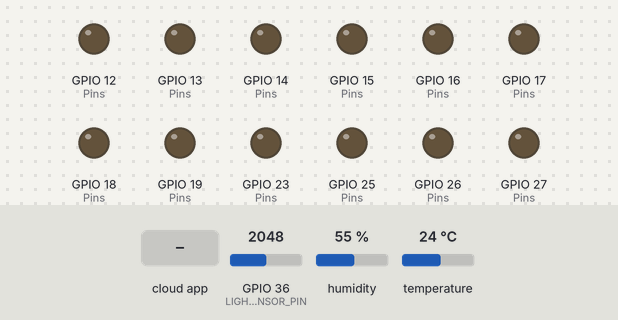
Bench run of a sketch on a simulated ESP32. Parts: output pins drawn as LEDs (lit = HIGH). The test bench sets the inputs (shaded band); at power-on: GPIO 36 (LIGHT_SENSOR_PIN) = 2048, humidity 55 %, temperature 24 °C. WiFi joins after 1.5 s; servers stay silent unless stated; the Firebase database answers and starts empty; what the sketch prints to the serial monitor is not drawn.

Above: at 8.1 s.
8.2 s: the phone or cloud app sets Device1 to 1
At 9.5 s:
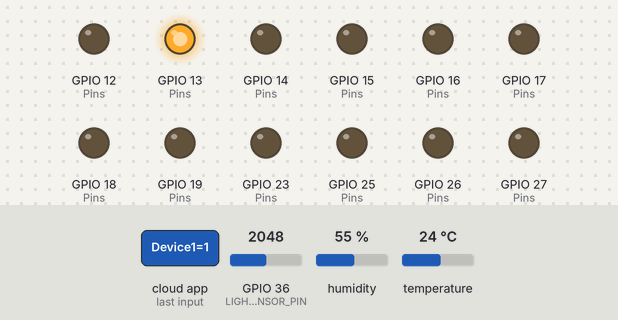
10.4 s: the phone or cloud app sets Device2 to 1
At 10.8 s:
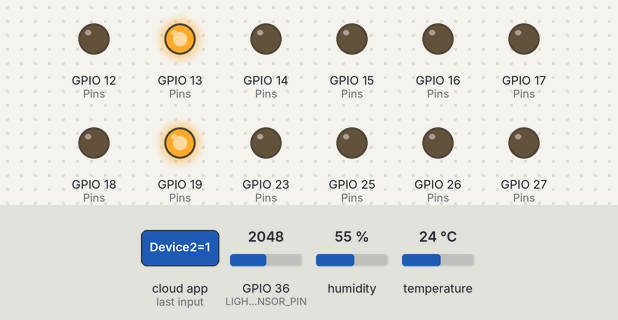
11.9 s: the phone or cloud app sets Device3 to 1
At 13.5 s:
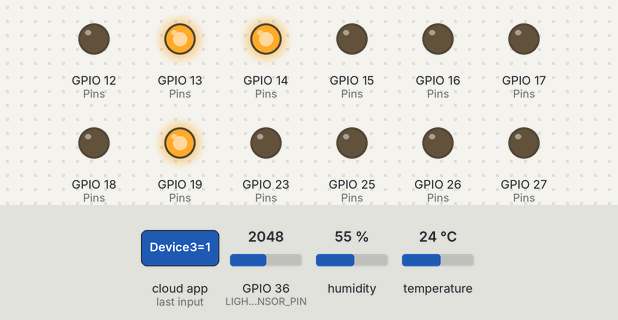
14.3 s: the phone or cloud app sets Device1 to 0
At 17.0 s:
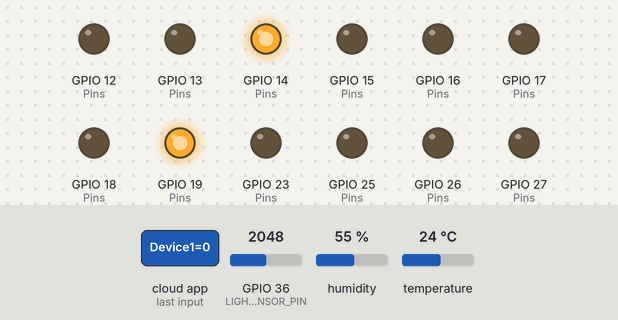
17.6 s: the phone or cloud app sets Device2 to 0
At 18.3 s:
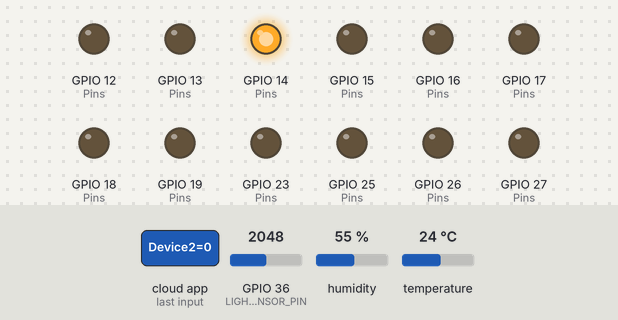
19.1 s: the phone or cloud app sets Device2 to 1
At 20.4 s:
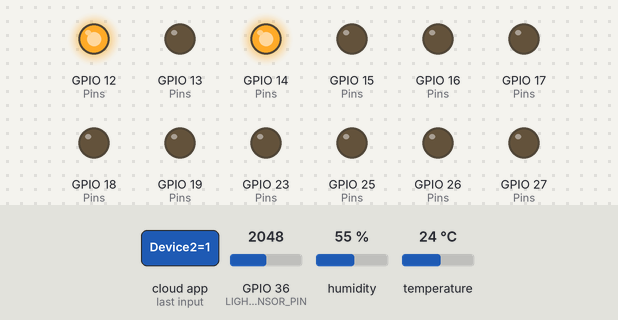
Timing chart, 0 to 22.1 s (numbered marks = the images above; inputs shaded):
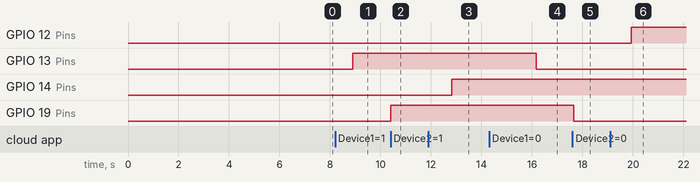

The sketch:

ESP.ino
```cpp
#include <WiFi.h>
#include <FirebaseESP32.h>

#include <DHT.h>

// WiFi Credentials
#define WIFI_SSID ""
#define WIFI_PASSWORD ""

// Firebase
#define FIREBASE_HOST "iot-default-rtdb.firebaseio.com"
#define FIREBASE_AUTH "SywyboTmH86Y1LWtSQAx5aje78WW1tOS2QL"


// DHT11
#define DHTPIN 4
#define DHTTYPE DHT11
DHT dht(DHTPIN, DHTTYPE);

#define LIGHT_SENSOR_PIN 36
#define LIGHT_THRESHOLD 500

// Thiết bị
#define WATERING_1 13
#define FAN_1 12
#define SHADE_1 14
#define WATERING_2 27
#define FAN_2 26
#define SHADE_2 25
#define WATERING_3 16
#define FAN_3 17
#define SHADE_3 15
#define WATERING_4 18
#define FAN_4 19
#define SHADE_4 23

int nhietDo = 0, doAmKK = 0;
int doSang = 0;

// Firebase Objects
FirebaseData firebaseData;
FirebaseAuth auth;
FirebaseConfig config;
FirebaseJson json;

unsigned long previousMillis = 0;
const long interval = 2000; // Gửi dữ liệu mỗi 2 giây

// Danh sách vườn
const char* vuons[] = {"Location1", "Location2", "Location3", "Location4"};
const int numVuons = 4;

void initializeFirebaseStates();
void docDuLieuDHT11();
void docDuLieuAnhSang();
void nhanLenhTuFirebase(const String& path, int pin);
void nhanLenhStringTuFirebase(const String& path, int pin); // Hàm mới để đọc giá trị string

void setup() {
    Serial.begin(11200); // Tăng tốc độ baud cho dễ xem log
    Serial.println(F("Khởi động DHT11, cảm biến ánh sáng và Firebase cho 4 vườn!"));

    // Thiết lập chân
    int Pins[] = {WATERING_1, FAN_1, SHADE_1, WATERING_2, FAN_2, SHADE_2,
                    WATERING_3, FAN_3, SHADE_3, WATERING_4, FAN_4, SHADE_4};
    for (int i = 0; i < 12; i++) {
        pinMode(Pins[i], OUTPUT);
        digitalWrite(Pins[i], LOW);
    }
    pinMode(LIGHT_SENSOR_PIN, INPUT); // Sử dụng chân cảm biến ánh sáng

    // Khởi động cảm biến
    dht.begin();

    // Kết nối WiFi
    WiFi.begin(WIFI_SSID, WIFI_PASSWORD);
    Serial.print("Connecting to WiFi");
    while (WiFi.status() != WL_CONNECTED) {
        delay(500);
        Serial.print(".");
    }
    Serial.println("\nWiFi connected. IP: " + WiFi.localIP().toString());

    // Cấu hình Firebase
    config.host = FIREBASE_HOST;
    config.signer.tokens.legacy_token = FIREBASE_AUTH;

    // Kích hoạt tính năng kết nối lại WiFi tự động của FirebaseESP32
    Firebase.begin(&config, &auth);
    Firebase.reconnectWiFi(true); // Đảm bảo thư viện sẽ tự reconnect nếu mất kết nối

    if (Firebase.ready()) {
        Serial.println("Đã kết nối Firebase!");
        for (int i = 0; i < numVuons; i++) {
            // Đảm bảo kiểu dữ liệu là int trên Firebase nếu bạn muốn dùng setInt
            Firebase.setInt(firebaseData, String("/") + vuons[i] + "/status/connection", 1);
        }
    } else {
        Serial.println("Không thể kết nối Firebase!");
    }

    // Khởi tạo trạng thái ban đầu của các thiết bị và cảm biến trên Firebase
    initializeFirebaseStates();
}

void loop() {
    unsigned long currentMillis = millis();
    if (currentMillis - previousMillis >= interval) {
        previousMillis = currentMillis;

        // Kiểm tra WiFi và cố gắng kết nối lại nếu mất kết nối
        if (WiFi.status() != WL_CONNECTED) {
            Serial.println("WiFi ngắt kết nối, thử lại...");
            WiFi.begin(WIFI_SSID, WIFI_PASSWORD);
            int retryCount = 0;
            const int maxRetries = 20; // Thử lại 20 lần (10 giây)
            while (WiFi.status() != WL_CONNECTED && retryCount < maxRetries) {
                Serial.print(".");
                delay(500);
                retryCount++;
            }
            if (WiFi.status() == WL_CONNECTED) {
                Serial.println("\nWiFi connected.");
            } else {
                Serial.println("\nKhông thể kết nối WiFi!");
            }
            // Cập nhật trạng thái kết nối trên Firebase sau khi thử kết nối lại
            for (int i = 0; i < numVuons; i++) {
                Firebase.setInt(firebaseData, String("/") + vuons[i] + "/status/connection", WiFi.status() == WL_CONNECTED ? 1 : 0);
            }
        }

        if (Firebase.ready()) {
            // Đọc và gửi dữ liệu cảm biến
            docDuLieuDHT11();
            docDuLieuAnhSang();

            // Điều khiển thiết bị từ Firebase
            for (int i = 0; i < numVuons; i++) {
                String basePath = "/" + String(vuons[i]);
                // Sử dụng hàm nhanLenhStringTuFirebase() cho các thiết bị
                // vì bạn nói chúng là dạng string trên Firebase.
                nhanLenhStringTuFirebase(basePath + "/Device1", i == 0 ? WATERING_1 : i == 1 ? WATERING_2 : i == 2 ? WATERING_3 : WATERING_4);
                nhanLenhStringTuFirebase(basePath + "/Device2", i == 0 ? FAN_1 : i == 1 ? FAN_2 : i == 2 ? FAN_3 : FAN_4);
                nhanLenhStringTuFirebase(basePath + "/Device3", i == 0 ? SHADE_1 : i == 1 ? SHADE_2 : i == 2 ? SHADE_3 : SHADE_4);
            }
        } else {
            // Cập nhật trạng thái kết nối là 0 nếu Firebase không sẵn sàng
            for (int i = 0; i < numVuons; i++) {
                Firebase.setInt(firebaseData, String("/") + vuons[i] + "/status/connection", 0);
            }
        }
    }
}

// Hàm khởi tạo trạng thái ban đầu của các biến trên Firebase
void initializeFirebaseStates() {
    for (int i = 0; i < numVuons; i++) {
        String basePath = "/" + String(vuons[i]);
        // Cảm biến
        Firebase.setInt(firebaseData, basePath + "/Element1", 0); // Nhiệt độ
        Firebase.setInt(firebaseData, basePath + "/Element2", 0); // Độ ẩm
        Firebase.setInt(firebaseData, basePath + "/Element3", 0); // Ánh sáng (đổi từ co2)

        // Thiết bị - Quan trọng: Khởi tạo là "0" (string) nếu bạn muốn giữ chúng là string
        Firebase.setString(firebaseData, basePath + "/Device1", "0");
        Firebase.setString(firebaseData, basePath + "/Device2", "0");
        Firebase.setString(firebaseData, basePath + "/Device3", "0");

        Firebase.setInt(firebaseData, basePath + "/status/connection", 0);

        json.clear();
        json.set("Device1", 0); // Giá trị int cho totalTime
        json.set("Device2", 0);
        json.set("Device3", 0);
        Firebase.setJSON(firebaseData, basePath + "/totalTime", json);

        Serial.println("Khởi tạo trạng thái Firebase cho " + String(vuons[i]) + " hoàn tất!");
    }
}

// Hàm đọc dữ liệu từ cảm biến DHT11 và gửi lên Firebase
void docDuLieuDHT11() {
    nhietDo = (int)dht.readTemperature();
    doAmKK = (int)dht.readHumidity();
    for (int i = 0; i < numVuons; i++) {
        String basePath = "/" + String(vuons[i]);
        if (!isnan(nhietDo) && !isnan(doAmKK)) { // Kiểm tra giá trị hợp lệ
            Firebase.setInt(firebaseData, basePath + "/Element1", nhietDo);
            Firebase.setInt(firebaseData, basePath + "/Element2", doAmKK);
            Serial.printf("%s - Nhiet do: %d°C, Do am: %d%%\n", vuons[i], nhietDo, doAmKK);
        } else {
            Firebase.setString(firebaseData, basePath + "/sensor_status", "DHT11 Error");
            Serial.println(String(vuons[i]) + " - Lỗi đọc DHT11!");
        }
    }
}

// Hàm đọc dữ liệu từ cảm biến ánh sáng và gửi lên Firebase
void docDuLieuAnhSang() {
    int sensorValue = analogRead(LIGHT_SENSOR_PIN);
    doSang = map(sensorValue, 0, 4095, 0, 1000);

    for (int i = 0; i < numVuons; i++) {
        String basePath = "/" + String(vuons[i]);
        Firebase.setInt(firebaseData, basePath + "/Element3", doSang); // Gửi giá trị độ sáng lên Firebase
        Serial.printf("%s - Ánh sáng: %d\n", vuons[i], doSang);

        if (doSang < LIGHT_THRESHOLD) {
            json.clear();
            json.set("message", String("Cường độ ánh sáng thấp: ") + String(doSang) + " (ngưỡng: " + String(LIGHT_THRESHOLD) + ")");
            Firebase.setJSON(firebaseData, basePath + "/logs/" + String(millis()), json);
        }
    }
}

// nhận lệnh điều khiển thiết bị từ Firebase (đọc dưới dạng String)
void nhanLenhStringTuFirebase(const String& path, int pin) {
    if (Firebase.getString(firebaseData, path)) { // Đọc giá trị dưới dạng string
        String trangThaiStr = firebaseData.stringData();
        int trangThai = 0;
        if (trangThaiStr == "1") { // Chuyển đổi "1" (string) thành 1 (int)
            trangThai = 1;
        } else if (trangThaiStr == "0") { // Chuyển đổi "0" (string) thành 0 (int)
            trangThai = 0;
        } else {
            Serial.printf("Giá trị không hợp lệ từ Firebase cho %s: %s\n", path.c_str(), trangThaiStr.c_str());
            return; // Thoát nếu giá trị không phải "0" hoặc "1"
        }

        digitalWrite(pin, trangThai ? HIGH : LOW);
        Serial.printf("%s: %s\n", path.c_str(), trangThai ? "Bat" : "Tat");
    } else {
        Serial.printf("Loi doc %s: %s\n", path.c_str(), firebaseData.errorReason().c_str());
    }
}
// nhận lệnh điều khiển thiết bị từ Firebase (đọc dưới dạng int)
void nhanLenhTuFirebase(const String& path, int pin) {
    if (Firebase.getInt(firebaseData, path)) {
        int trangThai = firebaseData.intData();
        digitalWrite(pin, trangThai ? HIGH : LOW);
        Serial.printf("%s: %s\n", path.c_str(), trangThai ? "Bat" : "Tat");
    } else {
        Serial.printf("Loi doc %s: %s\n", path.c_str(), firebaseData.errorReason().c_str());
    }
}
```

Measured:
- after the input at 8.2 s, GPIO 13 (Pins): LOW → HIGH after 0.70 s
- after the input at 10.4 s, GPIO 19 (Pins): LOW → HIGH at once
- after the input at 11.9 s, GPIO 14 (Pins): LOW → HIGH after 0.93 s
- after the input at 14.3 s, GPIO 13 (Pins): HIGH → LOW after 1.9 s
- after the input at 17.6 s, GPIO 19 (Pins): HIGH → LOW after 0.06 s
- after the input at 19.1 s, GPIO 12 (Pins): LOW → HIGH after 0.84 s
